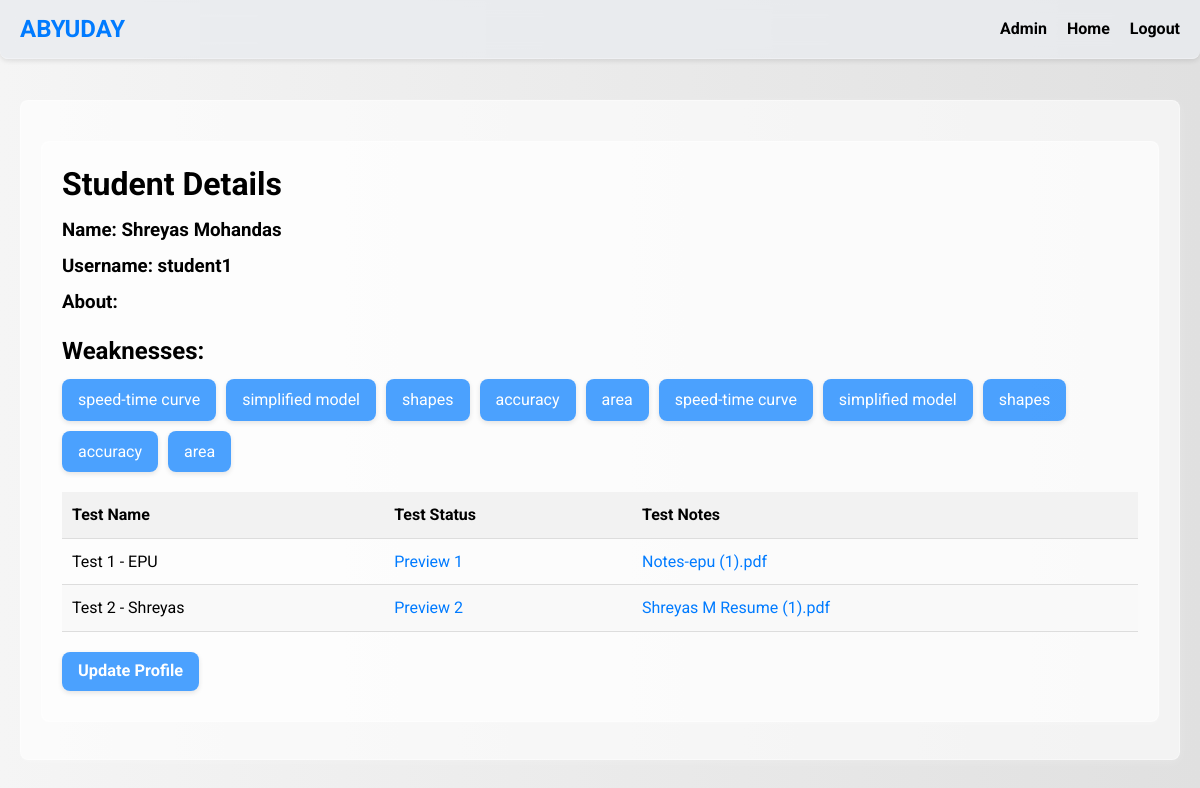
Page /students/1/ (signed in) on the committed database.
### firstapp/models.py (models this page shows, shortened)
class Students(models.Model):
    name = models.OneToOneField(User, on_delete=models.CASCADE, limit_choices_to={'groups__name': 'Students'})
    teacher = models.ForeignKey(Teacher, related_name='students',on_delete=models.CASCADE)
    description = models.TextField(blank=True)
    added_at= models.DateTimeField(auto_now_add=True)

class Topics(models.Model):
    student = models.ForeignKey(Students, related_name='topics', on_delete=models.CASCADE)
    topic = models.CharField(max_length=200)
    test=models.ForeignKey(Test,related_name='topic_test',on_delete=models.CASCADE)
    def __str__(self):
        return self.topic

class Test(models.Model):
    teacher = models.ForeignKey(Teacher, related_name='tests', on_delete=models.CASCADE)
    test_data=models.JSONField()
    display_name = models.CharField(max_length=100)
    test_name=models.CharField(max_length=100)
    test_total_marks=models.PositiveBigIntegerField()
    file_path=models.CharField(max_length=1000)
    start_time=models.DateTimeField()
    end_time=models.DateTimeField()

### firstapp/views.py (the view)
# urls.py: path('students/<int:pk>/',views.studentdetail.as_view(),name='detail-student'),
class studentdetail(LoginRequiredMixin,DetailView):
    model=Students
    def get_context_data(self, **kwargs: Any) -> dict[str, Any]:
        context=super().get_context_data(**kwargs)
        student=self.get_object()
        tests=TestAttempt.objects.filter(student=student)
        attempted_tests = [attempt.test.id for attempt in tests]
        context["attempted_tests"]=attempted_tests
        return context

### firstapp/templates/firstapp/students_detail.html (shortened to what this page needs)
{% extends "firstapp/base.html" %}
{% block body_block %}
    <div class="school-details">
        <h1>Student Details</h1>
        <div class="school-info">
            <h3>Name: {{ students.name.first_name }} {{ students.name.last_name }}</h3>
            <h3>Username: {{ students.name.username }}</h3>
            <h3>About: {{ students.description }}</h3>
        </div>
        <div class="tags-container">
            <h2>Weaknesses:</h2>
            <div class="tags">
                {% for tag in students.topics.all %}
                    <a href="{% url 'firstapp:improvement-test' topic_id=tag.id %}" class="tag-button">{{ tag }}</a>
                {% endfor %}
            </div>
        </div>
        <table class="students-table">
            <thead>
                <tr>
                    <th>Test Name</th>
                    <th>Test Status</th>
                    <th>Test Notes</th>
                </tr>
            </thead>
            <tbody>
                {% for test in students.teacher.tests.all %}
                    <tr>
                        <td>{{ test.display_name }}</td>
                        {% if test.id in attempted_tests %}
                            <td class="no-underline"><a href="{% url 'firstapp:preview-test' id=test.id  stud_id=students.id %}" class="test-link">Preview {{ test.id }}</a></td>
                            <td class="no-underline"><a href="{% url 'firstapp:download-file' test.file_path %}" class="test-link">{{test.file_path}}</a></td>
                        {% else %}
                        {% if perms.firstapp.change_students %}
                            <td class="no-underline"><a href="{% url 'firstapp:attend-test' test_id=test.id %}" class="test-link">Take {{ test.id }}</a></td>
                        {% else %}
                            <td class="no-underline"> Test yet to take </td>
                        {% endif %}
                        {% endif %}
                    </tr>
                {% endfor %}
            </tbody>
        </table>
        {% if perms.firstapp.change_students %}
            <h3><a href="{% url 'firstapp:update-student' pk=students.pk %}" class="update-profile-link">Update Profile</a></h3>
        {% endif %}
    </div>
{% endblock %}

### firstapp/templates/firstapp/base.html (style rules this page uses)
:root { --primary-color: #007bff; --secondary-color: #0056b3; --background-color: #f5f5f5; --text-color: #000; --navbar-bg: rgba(255, 255, 255, 0.8); --navbar-border: rgba(255, 255, 255, 0.3); --shadow-color: rgba(0, 0, 0, 0.1); --radius: 8px; --transition-speed: 0.3s; --hover-bg-color: rgba(233, 236, 239, 0.8); --button-bg-color: rgba(0, 123, 255, 0.7); --button-hover-bg-color: rgba(0, 86, 179, 0.7); --max-width: 1440px; --glass-bg-color: rgba(255, 255, 255, 0.6); --glass-border: rgba(255, 255, 255, 0.4); --glass-shadow: rgba(255, 255, 255, 0.2); }
* { box-sizing: border-box; margin: 0; padding: 0; }
body { font-family: "Roboto", sans-serif; background: linear-gradient(to right, #f5f5f5, #e0e0e0); color: var(--text-color); display: flex; flex-direction: column; min-height: 100vh; line-height: 1.6; scroll-behavior: smooth; }
h1, h2, h3 { color: var(--text-color); margin-bottom: 10px; line-height: 1.4; }
table { width: 100%; border-collapse: collapse; margin-top: 20px; }
th, td { padding: 12px; text-align: left; border-bottom: 1px solid var(--navbar-border); }
th { background-color: rgba(240, 240, 240, 0.8); }
.school-details { background-color: var(--glass-bg-color); padding: 20px; border-radius: var(--radius); box-shadow: 0 2px 10px var(--glass-shadow); border: 1px solid var(--glass-border); margin-top: 20px; }
.school-info h3 { margin-top: 0; }
.tags-container { margin-top: 20px; margin-bottom: 20px; }
.tags { display: flex; flex-wrap: wrap; gap: 10px; }
.tag-button { display: inline-block; padding: 8px 16px; background-color: var(--button-bg-color); color: #fff; text-decoration: none; border-radius: var(--radius); transition: background-color var(--transition-speed), transform var(--transition-speed), box-shadow var(--transition-speed); box-shadow: 0 2px 5px var(--shadow-color); }
.students-table { border-collapse: collapse; width: 100%; margin-top: 20px; margin-bottom: 20px; }
.students-table th, .students-table td { text-align: left; padding: 10px; border-bottom: 1px solid #ddd; }
.students-table th { background-color: rgba(240, 240, 240, 0.8); }
.students-table tr:nth-child(even) { background-color: rgba(249, 249, 249, 0.8); }
.no-underline a { text-decoration: none; color: var(--primary-color); transition: color var(--transition-speed); }
.update-profile-link { display: inline-block; padding: 8px 16px; background-color: var(--button-bg-color); color: #fff; text-decoration: none; border-radius: var(--radius); transition: background-color var(--transition-speed), transform var(--transition-speed), box-shadow var(--transition-speed); box-shadow: 0 2px 5px var(--shadow-color); font-size: 0.875em; }

### rows in the picture
Students: name.first_name "Shreyas", name.last_name "Mohandas", name.username "student1"
Topics: topic "speed-time curve"
Topics: topic "simplified model"
Topics: topic "shapes"
Topics: topic "accuracy"
Topics: topic "area"
Topics: topic "speed-time curve"
Topics: topic "simplified model"
Topics: topic "shapes"
Topics: topic "accuracy"
Topics: topic "area"
Test: display_name "Test 1 - EPU", id "1", file_path "Notes-epu (1).pdf"
Test: display_name "Test 2 - Shreyas", id "2", file_path "Shreyas M Resume (1).pdf"
